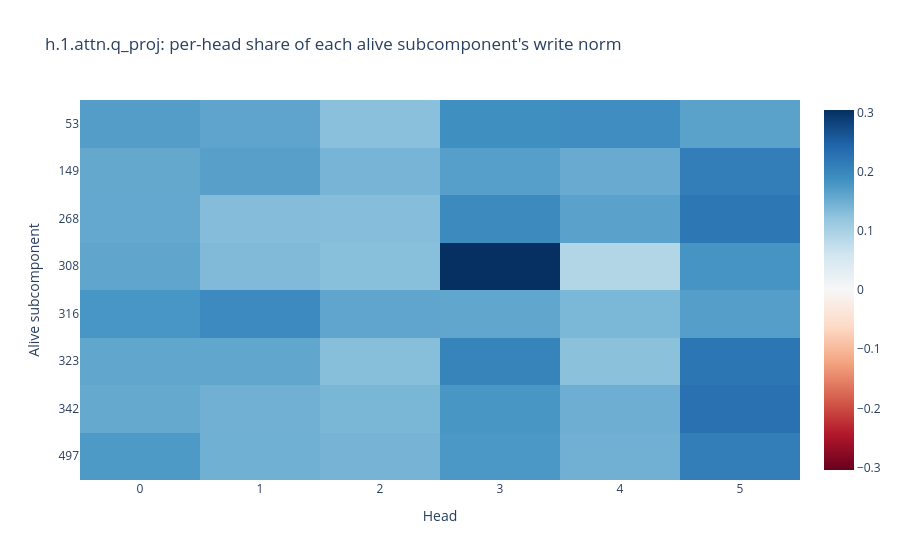

The notebook cell saved with this chart:
### Markdown cell above
### Exercise - per-head norms of attention subcomponents

> ```yaml
> Difficulty: 🔴🔴⚪⚪⚪
> Importance: 🔵🔵🔵⚪⚪
> 
> You should spend up to 10-15 minutes on this exercise.
> ```

Implement `per_head_norms`: split a $U$ matrix's write vectors into the 6 per-head segments ($d_{head}=128$ each) and compute each segment's norm. The cell below it is given: it computes reference causal importances (`ci_ref`, reused for the rest of this section) and an `alive_indices` helper, then plots the (alive subcomponents × heads) norm matrix for layer 1's $W_Q$ and $W_K$, normalised per subcomponent. You should reproduce the paper's figure: essentially **no subcomponent is localised to a single head** (in our run, no subcomponent put more than ~0.9 of its norm in one head, and the mean max-share was ~0.2 — i.e. spread).

<figure class="paperfig">
<img src="https://static.goodfire.ai/vpd-blog-post/figures/layer1_qk_combined.png" alt="Per-head weight norms of W_Q and W_K subcomponents" width="760">
<figcaption>What you're reproducing: per-head weight norms of layer 1's $W_Q$/$W_K$ subcomponents. Figure from <a href="https://www.goodfire.ai/research/interpreting-lm-parameters">Bushnaq et al. (2026)</a>, loaded from the original Goodfire post.</figcaption>
</figure>

### Code cell
def per_head_norms(U: Float[Tensor, "C d_model"]) -> Float[Tensor, "C n_heads"]:
    """Norm of each subcomponent's write vector within each head's 128-dim segment.

    W_Q and W_K write n_heads * d_head = 6 * 128 = 768 output dims with the heads
    concatenated, so head h owns output slice [h*d_head, (h+1)*d_head). Split each
    row of U along that structure and take the L2 norm of each segment.

    Args:
        U: subcomponent write vectors, one row per subcomponent.

    Returns:
        norms: norms[c, h] = ||U[c, h*d_head : (h+1)*d_head]||. Once each row is
            normalised to sum to 1 (the plotting cell below does this), row c reads
            as "how subcomponent c's write is shared across heads" - a single-head
            subcomponent would be one-hot; you should find none are.
    """
    return einops.rearrange(U, "C (head d_head) -> C head d_head", head=N_HEADS).norm(dim=-1)

def alive_indices(module: str, ci_lower: dict[str, Tensor], threshold: float = 0.1) -> Tensor:
    """Indices of subcomponents whose CI exceeds threshold anywhere in the reference batch."""
    return (ci_lower[module].amax(dim=(0, 1)) > threshold).nonzero().squeeze(-1)


# ci_ref: reference causal importances on a small val batch. We reuse it (and
# alive_indices) for the rest of this section, so don't skip this cell.
with t.no_grad():
    _, ci_ref = lm_ci_lower(target_lm, wrappers, ci_fn, val_tokens[:8])
for module in ["h.1.attn.q_proj", "h.1.attn.k_proj"]:
    alive = alive_indices(module, ci_ref)
    norms = per_head_norms(wrappers[module].U.detach())[alive.to(device)]
    norms = norms / norms.sum(dim=-1, keepdim=True)
    imshow(
        norms.cpu(),
        title=f"{module}: per-head share of each alive subcomponent's write norm",
        labels=dict(x="Head", y="Alive subcomponent"),
        y=[str(i.item()) for i in alive],
    )

### Figure 1 — Plotly figure (JSON) as saved in the notebook; plotly's stock layout.template omitted (floating-point values rounded to 4 significant figures)
{"data": [{"coloraxis": "coloraxis", "hovertemplate": "Head: %{x}<br>Alive subcomponent: %{y}<br>color: %{z}<extra></extra>", "name": "0", "type": "heatmap", "xaxis": "x", "y": ["53", "149", "268", "308", "316", "323", "342", "497"], "yaxis": "y", "z": [[0.1704, 0.1616, 0.1271, 0.188, 0.1886, 0.1643], [0.1572, 0.1666, 0.1425, 0.1677, 0.1539, 0.212], [0.1565, 0.1327, 0.1316, 0.1949, 0.1644, 0.2199], [0.1611, 0.1349, 0.1291, 0.3041, 0.08985, 0.1809], [0.1788, 0.1941, 0.16, 0.1593, 0.139, 0.1688], [0.1593, 0.1594, 0.1303, 0.2033, 0.1263, 0.2214], [0.1556, 0.1468, 0.1402, 0.1794, 0.149, 0.229], [0.1741, 0.1478, 0.1432, 0.176, 0.1472, 0.2116]]}], "layout": {"coloraxis": {"autocolorscale": false, "cmid": 0, "colorscale": [[0, "rgb(103,0,31)"], [0.1, "rgb(178,24,43)"], [0.2, "rgb(214,96,77)"], [0.3, "rgb(244,165,130)"], [0.4, "rgb(253,219,199)"], [0.5, "rgb(247,247,247)"], [0.6, "rgb(209,229,240)"], [0.7, "rgb(146,197,222)"], [0.8, "rgb(67,147,195)"], [0.9, "rgb(33,102,172)"], [1, "rgb(5,48,97)"]]}, "title": {"text": "h.1.attn.q_proj: per-head share of each alive subcomponent's write norm"}, "xaxis": {"anchor": "y", "constrain": "domain", "domain": [0, 1], "scaleanchor": "y", "title": {"text": "Head"}}, "yaxis": {"anchor": "x", "autorange": "reversed", "constrain": "domain", "domain": [0, 1], "title": {"text": "Alive subcomponent"}}}}
